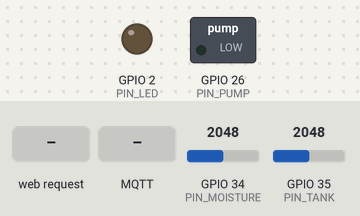
Bench run of a sketch on a simulated ESP32. On the bench: switched loads named in the sketch (green lamp = pin HIGH), output pins drawn as LEDs (lit = HIGH). The test bench sets the inputs (shaded band); at power-on: GPIO 34 (PIN_MOISTURE) = 2048, GPIO 35 (PIN_TANK) = 2048. WiFi joins after 1.5 s; servers stay silent unless stated; the local clock reads 2024-03-15 10:24:30 at power-on unless the sketch sets it; random numbers use the default seed unless the sketch sets one; no MQTT or app messages arrive unless stated; what the sketch prints to the serial monitor is not drawn.

Above: at 2.7 s.
2.8 s: HTTP request GET /pump/on received
At 3.3 s:
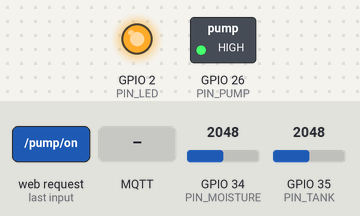
7.3 s: HTTP request GET /pump/off received
At 7.9 s:
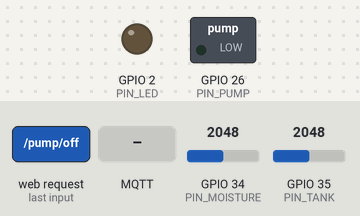
10.3 s: MQTT message "water" arrives on the first subscribed topic
At 11.2 s:
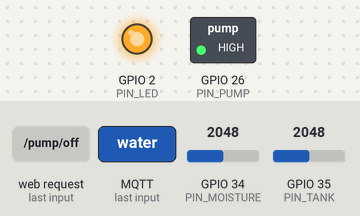
Timing chart, 0 to 12.8 s (numbered marks = the images above; inputs shaded):
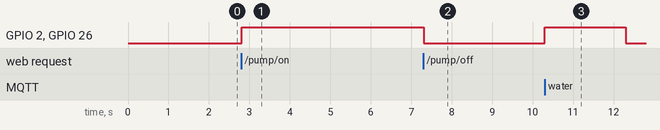

Measured:
- after the input at 2.8 s, GPIO 2 (PIN_LED), GPIO 26 (PIN_PUMP): LOW → HIGH at once
- after the input at 7.3 s, GPIO 2 (PIN_LED), GPIO 26 (PIN_PUMP): HIGH → LOW at once
- after the input at 10.3 s, GPIO 2 (PIN_LED), GPIO 26 (PIN_PUMP): LOW → HIGH at once, → LOW 2.0 s later

The sketch:

esp32_controller.ino
```cpp
/*
 * ============================================================================
 *    Plant Watering System — ESP32 Controller
 *
 *    Features:
 *      • AsyncWebServer with REST API
 *      • WebSocket for real-time dashboard updates
 *      • MQTT for cloud-based real-time communication
 *      • Soil moisture sensor (analog)
 *      • Water tank level sensor (analog)
 *      • Pump relay control (ON/OFF)
 *      • Automatic watering schedule
 *      • Manual override
 *
 *    Required Libraries (install via Arduino Library Manager):
 *      1. ESPAsyncWebServer  (by me-no-dev)
 *      2. AsyncTCP           (by me-no-dev)
 *      3. ArduinoJson        (by Benoit Blanchon, v6+)
 *      4. PubSubClient       (by Nick O'Leary)
 *
 *    Board: ESP32 Dev Module
 * ============================================================================
 */

#include <ArduinoJson.h>
#include <ESPAsyncWebServer.h>
#include <PubSubClient.h>
#include <WiFi.h>
#include <time.h>

// ============================================================================
// CONFIGURATION — CHANGE THESE
// ============================================================================
const char *WIFI_SSID = "YOUR_WIFI_SSID";
const char *WIFI_PASSWORD = "YOUR_WIFI_PASSWORD";

// MQTT Broker (must match your web dashboard settings)
const char *MQTT_SERVER = "broker.emqx.io"; // Public test broker
const int MQTT_PORT = 1883;                 // TCP port (not WebSocket)

// MQTT Topics
const char *TOPIC_STATUS = "plant-water/status";     // ESP32 publishes here
const char *TOPIC_COMMAND = "plant-water/command";   // Web publishes here
const char *TOPIC_SCHEDULE = "plant-water/schedule"; // Web publishes here

// ============================================================================
// HARDWARE PINS
// ============================================================================
const int PIN_MOISTURE = 34; // Soil moisture sensor (analog input)
const int PIN_TANK = 35;     // Water level sensor   (analog input)
const int PIN_PUMP = 26;     // Relay / pump          (digital output)
const int PIN_LED = 2;       // Built-in LED (status indicator)

// Calibration values — adjust to your sensors
// Capacitive soil moisture: Air ≈ 3200, Water ≈ 1500
const int MOISTURE_DRY = 3200;
const int MOISTURE_WET = 1500;

// Water tank level: Empty ≈ 3200, Full ≈ 800
const int TANK_EMPTY = 3200;
const int TANK_FULL = 800;

// ============================================================================
// GLOBAL STATE
// ============================================================================
AsyncWebServer server(80);
AsyncWebSocket ws("/ws");

// MQTT
WiFiClient mqttWifiClient;
PubSubClient mqtt(mqttWifiClient);

bool pumpOn = false;
bool overrideActive = false;
int moisturePercent = 0;
int tankPercent = 0;

// Schedule
struct Schedule {
  int hour = 7;
  int minute = 0;
  int duration = 10; // seconds
  bool enabled = false;
};

Schedule waterSchedule;
bool scheduleTriggeredToday = false;

// Timing
unsigned long lastBroadcast = 0;
unsigned long lastSensorRead = 0;
const unsigned long BROADCAST_INTERVAL = 2000; // ms
const unsigned long SENSOR_INTERVAL = 1000;    // ms

// ============================================================================
// FORWARD DECLARATIONS
// ============================================================================
String buildStatusJson();
void readSensors();
void broadcastStatus();
void checkSchedule();
void setPump(bool on);
void mqttCallback(char *topic, byte *payload, unsigned int length);
void mqttReconnect();

// ============================================================================
// BUILD JSON STATUS
// ============================================================================
String buildStatusJson() {
  StaticJsonDocument<256> doc;

  doc["moisture"] = moisturePercent;
  doc["tank"] = tankPercent;
  doc["pump"] = pumpOn;

  JsonObject sched = doc.createNestedObject("schedule");
  sched["hour"] = waterSchedule.hour;
  sched["minute"] = waterSchedule.minute;
  sched["duration"] = waterSchedule.duration;
  sched["enabled"] = waterSchedule.enabled;

  String output;
  serializeJson(doc, output);
  return output;
}

// ============================================================================
// SENSOR READING
// ============================================================================
void readSensors() {
  // Soil moisture
  int rawMoisture = analogRead(PIN_MOISTURE);
  moisturePercent = map(rawMoisture, MOISTURE_DRY, MOISTURE_WET, 0, 100);
  moisturePercent = constrain(moisturePercent, 0, 100);

  // Tank level
  int rawTank = analogRead(PIN_TANK);
  tankPercent = map(rawTank, TANK_EMPTY, TANK_FULL, 0, 100);
  tankPercent = constrain(tankPercent, 0, 100);
}

// ============================================================================
// PUMP CONTROL
// ============================================================================
void setPump(bool on) {
  pumpOn = on;
  digitalWrite(PIN_PUMP, on ? HIGH : LOW);
  digitalWrite(PIN_LED, on ? HIGH : LOW);
  Serial.printf("Pump %s\n", on ? "ON" : "OFF");
}

// ============================================================================
// WEBSOCKET EVENTS
// ============================================================================
void onWsEvent(AsyncWebSocket *server, AsyncWebSocketClient *client,
               AwsEventType type, void *arg, uint8_t *data, size_t len) {

  if (type == WS_EVT_CONNECT) {
    Serial.printf("WS client #%u connected from %s\n", client->id(),
                  client->remoteIP().toString().c_str());
    // Send initial status immediately
    client->text(buildStatusJson());
  } else if (type == WS_EVT_DISCONNECT) {
    Serial.printf("WS client #%u disconnected\n", client->id());
  } else if (type == WS_EVT_DATA) {
    // Handle incoming commands from browser
    AwsFrameInfo *info = (AwsFrameInfo *)arg;
    if (info->opcode == WS_TEXT) {
      String msg = "";
      for (size_t i = 0; i < len; i++)
        msg += (char)data[i];

      StaticJsonDocument<128> cmdDoc;
      DeserializationError err = deserializeJson(cmdDoc, msg);
      if (!err) {
        if (cmdDoc.containsKey("pump")) {
          setPump(cmdDoc["pump"].as<bool>());
        }
      }
    }
  }
}

// ============================================================================
// BROADCAST STATUS TO ALL WEBSOCKET CLIENTS
// ============================================================================
void broadcastStatus() {
  String json = buildStatusJson();
  // WebSocket broadcast
  ws.textAll(json);
  // MQTT publish
  if (mqtt.connected()) {
    mqtt.publish(TOPIC_STATUS, json.c_str());
  }
}

// ============================================================================
// MQTT CALLBACK — receives messages from web dashboard
// ============================================================================
void mqttCallback(char *topic, byte *payload, unsigned int length) {
  String message = "";
  for (unsigned int i = 0; i < length; i++) {
    message += (char)payload[i];
  }

  Serial.printf("MQTT [%s]: %s\n", topic, message.c_str());

  // Handle command topic
  if (String(topic) == TOPIC_COMMAND) {
    StaticJsonDocument<128> doc;
    DeserializationError err = deserializeJson(doc, message);
    if (!err) {
      String action = doc["action"] | "";
      if (action == "pump_on") {
        setPump(true);
        Serial.println("MQTT → Pump ON");
      } else if (action == "pump_off") {
        setPump(false);
        Serial.println("MQTT → Pump OFF");
      }
    } else {
      // Simple text commands
      if (message == "water" || message == "on") {
        setPump(true);
        delay(2000);
        setPump(false);
      }
    }
  }

  // Handle schedule topic
  if (String(topic) == TOPIC_SCHEDULE) {
    StaticJsonDocument<128> doc;
    DeserializationError err = deserializeJson(doc, message);
    if (!err) {
      waterSchedule.hour = doc["hour"] | 7;
      waterSchedule.minute = doc["minute"] | 0;
      waterSchedule.duration = doc["duration"] | 10;
      waterSchedule.enabled = doc["enabled"] | true;
      Serial.printf("MQTT → Schedule set: %02d:%02d for %ds\n",
                    waterSchedule.hour, waterSchedule.minute,
                    waterSchedule.duration);
    }
  }
}

// ============================================================================
// MQTT RECONNECT
// ============================================================================
void mqttReconnect() {
  if (mqtt.connected())
    return;

  String clientId = "esp32-plant-" + String(random(0xffff), HEX);
  Serial.printf("MQTT connecting as %s... ", clientId.c_str());

  if (mqtt.connect(clientId.c_str())) {
    Serial.println("connected ✓");
    mqtt.subscribe(TOPIC_COMMAND);
    mqtt.subscribe(TOPIC_SCHEDULE);
  } else {
    Serial.printf("failed, rc=%d\n", mqtt.state());
  }
}

// ============================================================================
// CHECK WATERING SCHEDULE
// ============================================================================
void checkSchedule() {
  if (!waterSchedule.enabled)
    return;

  struct tm timeinfo;
  if (!getLocalTime(&timeinfo))
    return;

  int currentHour = timeinfo.tm_hour;
  int currentMin = timeinfo.tm_min;

  if (currentHour == waterSchedule.hour && currentMin == waterSchedule.minute &&
      !scheduleTriggeredToday) {

    Serial.println("Schedule triggered — watering...");
    scheduleTriggeredToday = true;
    setPump(true);

    // Non-blocking: we'll turn it off after duration in loop()
    // For simplicity, use a blocking delay here
    delay(waterSchedule.duration * 1000);
    setPump(false);
    Serial.println("Scheduled watering complete.");
  }

  // Reset trigger flag at the start of the next minute
  if (currentMin != waterSchedule.minute) {
    scheduleTriggeredToday = false;
  }
}

// ============================================================================
// SETUP
// ============================================================================
void setup() {
  Serial.begin(115200);
  Serial.println("\n=============================");
  Serial.println("  Plant Watering System");
  Serial.println("  ESP32 Controller v2.0");
  Serial.println("=============================\n");

  // Pin modes
  pinMode(PIN_MOISTURE, INPUT);
  pinMode(PIN_TANK, INPUT);
  pinMode(PIN_PUMP, OUTPUT);
  pinMode(PIN_LED, OUTPUT);
  digitalWrite(PIN_PUMP, LOW);
  digitalWrite(PIN_LED, LOW);

  // ── WiFi ──
  WiFi.mode(WIFI_STA);
  WiFi.begin(WIFI_SSID, WIFI_PASSWORD);
  Serial.print("Connecting to WiFi");

  int attempts = 0;
  while (WiFi.status() != WL_CONNECTED && attempts < 40) {
    delay(500);
    Serial.print(".");
    attempts++;
  }

  if (WiFi.status() == WL_CONNECTED) {
    Serial.printf("\nWiFi connected!  IP: %s\n",
                  WiFi.localIP().toString().c_str());
  } else {
    Serial.println("\nWiFi connection FAILED. Restarting...");
    ESP.restart();
  }

  // ── NTP Time Sync (for schedule) ──
  configTime(7 * 3600, 0, "pool.ntp.org", "time.nist.gov"); // UTC+7
  Serial.println("NTP time sync requested...");

  // ── WebSocket ──
  ws.onEvent(onWsEvent);
  server.addHandler(&ws);

  // ── MQTT Setup ──
  mqtt.setServer(MQTT_SERVER, MQTT_PORT);
  mqtt.setCallback(mqttCallback);
  mqtt.setBufferSize(512);

  // ── REST API Endpoints ──

  // GET /  — Serve the HTML dashboard
  // (In production, you'd serve index.html from SPIFFS/LittleFS)
  server.on("/", HTTP_GET, [](AsyncWebServerRequest *request) {
    request->send(200, "text/plain",
                  "Plant Watering System ESP32 is running.\n"
                  "Open the index.html dashboard and point it to this IP.\n"
                  "API: /status, /moisture, /pump/on, /pump/off, /schedule");
  });

  // GET /status — Full system status (JSON)
  server.on("/status", HTTP_GET, [](AsyncWebServerRequest *request) {
    request->send(200, "application/json", buildStatusJson());
  });

  // GET /moisture — Just the moisture reading
  server.on("/moisture", HTTP_GET, [](AsyncWebServerRequest *request) {
    String json = "{\"moisture\":" + String(moisturePercent) + "}";
    request->send(200, "application/json", json);
  });

  // GET /pump/on — Turn pump ON
  server.on("/pump/on", HTTP_GET, [](AsyncWebServerRequest *request) {
    setPump(true);
    request->send(200, "application/json", "{\"pump\":true,\"status\":\"ok\"}");
  });

  // GET /pump/off — Turn pump OFF
  server.on("/pump/off", HTTP_GET, [](AsyncWebServerRequest *request) {
    setPump(false);
    request->send(200, "application/json",
                  "{\"pump\":false,\"status\":\"ok\"}");
  });

  // POST /schedule — Set watering schedule
  server.on(
      "/schedule", HTTP_POST,
      // onRequest handler (for non-body requests)
      [](AsyncWebServerRequest *request) {
        request->send(400, "application/json", "{\"error\":\"missing body\"}");
      },
      // onUpload handler (unused)
      NULL,
      // onBody handler
      [](AsyncWebServerRequest *request, uint8_t *data, size_t len,
         size_t index, size_t total) {
        String body = "";
        for (size_t i = 0; i < len; i++)
          body += (char)data[i];

        StaticJsonDocument<128> doc;
        DeserializationError err = deserializeJson(doc, body);

        if (err) {
          request->send(400, "application/json",
                        "{\"error\":\"invalid json\"}");
          return;
        }

        waterSchedule.hour = doc["hour"] | 7;
        waterSchedule.minute = doc["minute"] | 0;
        waterSchedule.duration = doc["duration"] | 10;
        waterSchedule.enabled = doc["enabled"] | true;

        Serial.printf("Schedule set: %02d:%02d for %ds\n", waterSchedule.hour,
                      waterSchedule.minute, waterSchedule.duration);

        request->send(200, "application/json",
                      "{\"status\":\"ok\",\"schedule\":{\"hour\":" +
                          String(waterSchedule.hour) +
                          ",\"minute\":" + String(waterSchedule.minute) +
                          ",\"duration\":" + String(waterSchedule.duration) +
                          ",\"enabled\":" +
                          String(waterSchedule.enabled ? "true" : "false") +
                          "}}");
      });

  // Handle CORS preflight
  DefaultHeaders::Instance().addHeader("Access-Control-Allow-Origin", "*");
  DefaultHeaders::Instance().addHeader("Access-Control-Allow-Methods",
                                       "GET, POST, OPTIONS");
  DefaultHeaders::Instance().addHeader("Access-Control-Allow-Headers",
                                       "Content-Type");

  // Start server
  server.begin();
  Serial.println("HTTP + WebSocket server started on port 80");
  Serial.printf("Dashboard: http://%s\n", WiFi.localIP().toString().c_str());
}

// ============================================================================
// LOOP
// ============================================================================
void loop() {
  // Clean up disconnected WebSocket clients
  ws.cleanupClients();

  // Keep MQTT connection alive
  if (!mqtt.connected()) {
    mqttReconnect();
  }
  mqtt.loop();

  unsigned long now = millis();

  // Read sensors periodically
  if (now - lastSensorRead >= SENSOR_INTERVAL) {
    lastSensorRead = now;
    readSensors();
  }

  // Broadcast status to all WS + MQTT clients periodically
  if (now - lastBroadcast >= BROADCAST_INTERVAL) {
    lastBroadcast = now;
    broadcastStatus();
  }

  // Check watering schedule
  checkSchedule();
}
```
